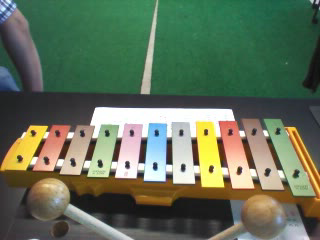
#> input picture frame 8 of Vision_Detection_Part/xylophone.avi, 320 x 240 px, given in place of ideal_position_with_drum_stick_1.avi, which was not available
$ python hough_circle.py
#> lines starting #> are read from the running program, lines starting #| are printed output that depends on the picture; after the words box and inside, x2 and y2 are one past the last pixel; in counts of white or black regions, pixels touching at a corner belong together; pictures that were not available may be replaced by others from this repository, and a replacement may not be noted
# -*- coding: utf-8 -*-
"""
Created on Wed Jun 27 11:42:22 2018

@author: CV_LAB_Howard
"""

import cv2
import numpy as np

#image = cv2.imread(r'D:\Howard_Feng\noteDetection\Vision_Detection_Part\real_lighting_condition_pics\320b.jpg')
video = r'D:\Howard_Feng\noteDetection\Vision_Detection_Part\real_lighting_condition_pics\ideal_position_with_drum_stick_1.avi'


camera = cv2.VideoCapture(video)

counter = 0
out = cv2.VideoWriter('circle_test.avi',
                      cv2.VideoWriter_fourcc('M', 'J', 'P', 'G'),
                      15, (320, 240))
while(True):

    (grabbed, frame) = camera.read()
#> frame is the input picture: shape (240, 320, 3); mean B, G, R 89.4, 111.8, 97.7

    if grabbed == True:

        #frame = cv2.resize(frame, (320, 240))

        img = cv2.medianBlur(frame,3)
        cimg = cv2.cvtColor(img,cv2.COLOR_BGR2GRAY)
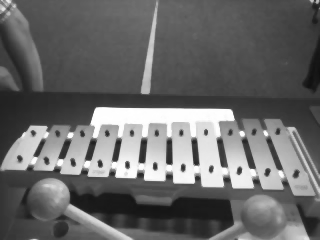
#> cimg: shape (240, 320); min 16, max 255, mean 105.1
#        edges = cv2.Canny(cimg,50,200)
        circles = cv2.HoughCircles(cimg,cv2.HOUGH_GRADIENT,15,5,
                                param1=100,param2=115,minRadius=5,maxRadius=15)
#> circles = [[52.5, 187.5, 8.75], [307.5, 187.5, 8.75], [292.5, 217.5, 8.75]]

        circles = np.uint16(np.around(circles))
#> circles = [[52, 188, 9], [308, 188, 9], [292, 218, 9]]
        for i in circles[0,:]:
            # draw the outer circle
            cv2.circle(frame,(i[0],i[1]),i[2],(0,255,0),2)
            # draw the center of the circle
            cv2.circle(frame,(i[0],i[1]),2,(0,0,255),3)
#> this loop made 3 passes
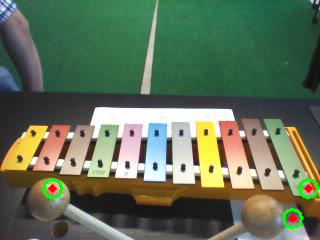
#> frame: shape (240, 320, 3); 0.82% of pixels changed, all inside (x1, y1, x2, y2) = (42, 178, 319, 229)

        cv2.imshow("Frame", frame)
        out.write(frame)
        key = cv2.waitKey(1) & 0xFF
#> (key q is pressed here)
        counter += 1

            # if the 'q' key is pressed, stop the loop
        if key == ord("q"):
            break

    else:
        break

camera.release()
out.release()
cv2.destroyAllWindows()

$ run again, starting later in the video
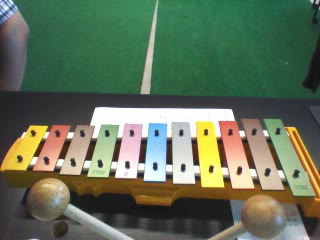
#> input picture frame 38 of Vision_Detection_Part/xylophone.avi, 320 x 240 px, given in place of ideal_position_with_drum_stick_1.avi, which was not available
#> frame is the input picture: shape (240, 320, 3); mean B, G, R 89.7, 112.4, 98.4
#> `cimg = cv2.cvtColor(img,cv2.COLOR_BGR2GRAY)`:
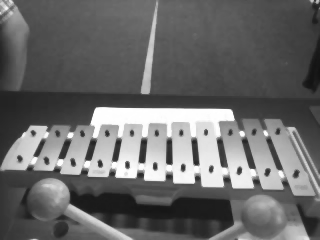
#> cimg: shape (240, 320); min 18, max 255, mean 105.8
#> `circles = cv2.HoughCircles(cimg,cv2.HOUGH_GRADIENT,15,5, param1=100,pa..`: circles = [[307.5, 187.5, 8.75], [292.5, 157.5, 8.75], [52.5, 187.5, 8.75]]
#> `circles = np.uint16(np.around(circles))`: circles = [[308, 188, 9], [292, 158, 9], [52, 188, 9]]
#> the loop `for i in circles[0,:]:` made 3 passes
#> after the loop `for i in circles[0,:]:`:
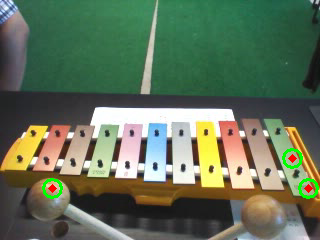
#> frame: shape (240, 320, 3); 0.82% of pixels changed, all inside (x1, y1, x2, y2) = (42, 148, 319, 199)

$ run again, starting later in the video
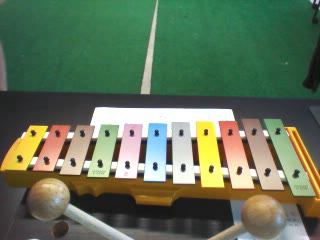
#> input picture frame 68 of Vision_Detection_Part/xylophone.avi, 320 x 240 px, given in place of ideal_position_with_drum_stick_1.avi, which was not available
#> frame is the input picture: shape (240, 320, 3); mean B, G, R 90.2, 114.9, 99.1
#> `cimg = cv2.cvtColor(img,cv2.COLOR_BGR2GRAY)`:
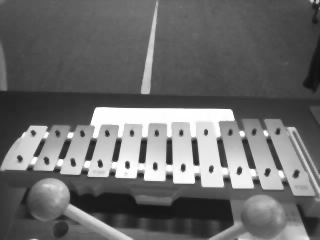
#> cimg: shape (240, 320); min 17, max 255, mean 107.5
#> `circles = cv2.HoughCircles(cimg,cv2.HOUGH_GRADIENT,15,5, param1=100,pa..`: circles = [[307.5, 187.5, 8.75]]
#> `circles = np.uint16(np.around(circles))`: circles = [[308, 188, 9]]
#> the loop `for i in circles[0,:]:` made 1 pass
#> after the loop `for i in circles[0,:]:`:
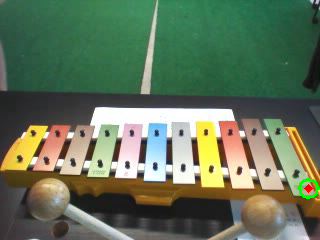
#> frame: shape (240, 320, 3); 0.27% of pixels changed, all inside (x1, y1, x2, y2) = (298, 178, 319, 199)
